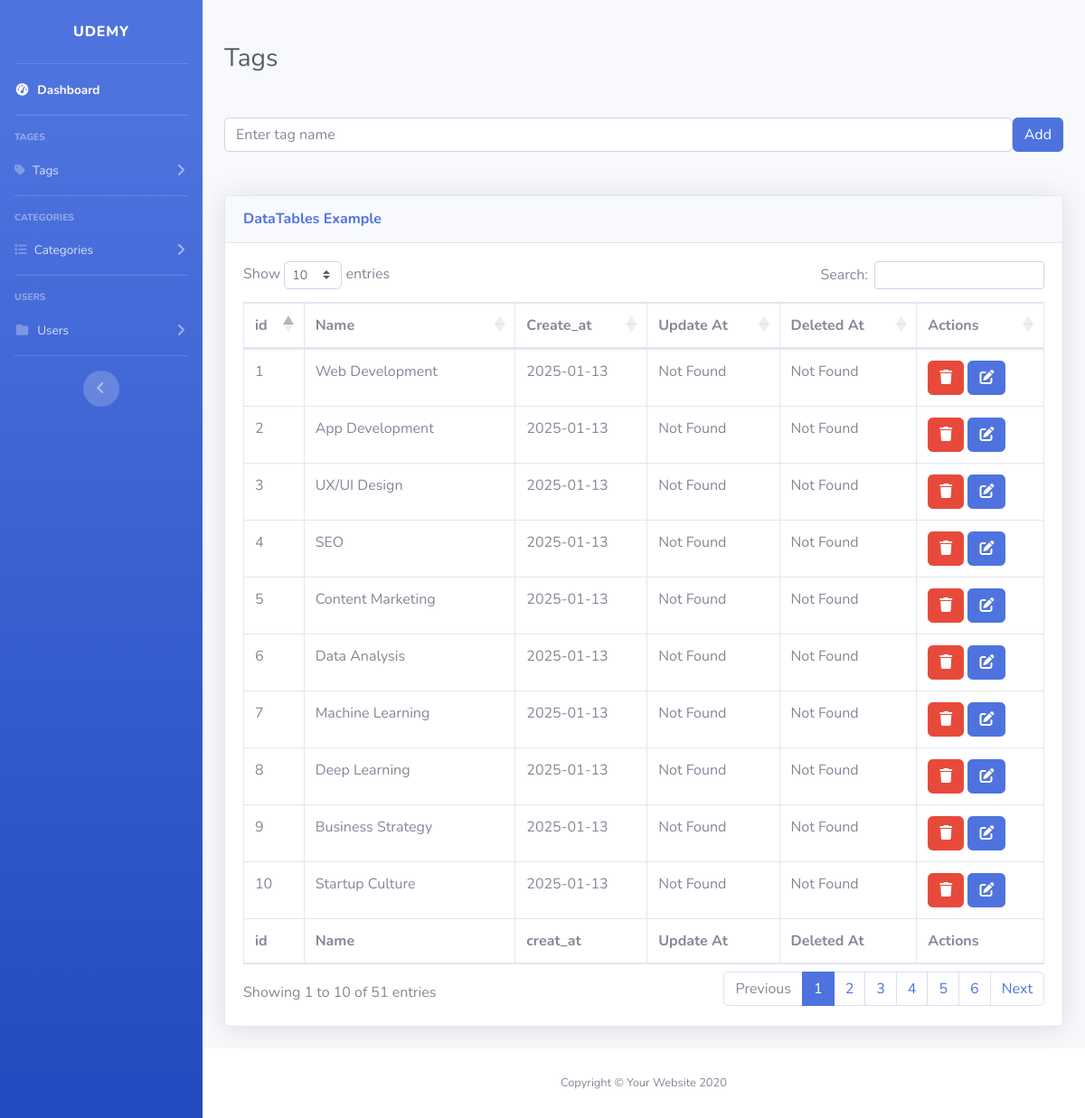
Page /src/view/admin/tagsTable.php on the committed database.
### tables this page shows
CREATE TABLE Tags
(
    id INT AUTO_INCREMENT ,
    title VARCHAR(500) UNIQUE,
    PRIMARY KEY (id),
    created_at DATE NOT NULL ,
    updated_at DATE NULL,
    deleted_at DATE NULL
);

### src/config/Connexion.php (called while the page is built, shortened)
<?php
class Connexion {
    private static $con;
    public static function connection() {
        if(self::$con != null){
        return self::$con;
    }
    else{
         $dotenv = Dotenv::createImmutable(__DIR__.'/../../');
        try {
            self::$con = new PDO(
                "mysql:host=".$_ENV["LOCALHOST"].";dbname=".$_ENV["DATABASE"].";port=".$_ENV["PORT"],
                $_ENV["USER"],
                $_ENV["USER_Password"]
            );
            return self::$con;
        } catch (PDOException $e) {
            echo "Error db: " . $e->getMessage();
            error_log("Connection failed: " . $e->getMessage());
        }
    }
    }
}
?>

### src/Controller/TagController.php (called while the page is built, shortened)
<?php
class TagController
{
  private $Tagmodel ;
  public function __construct()
  {
    $this->Tagmodel = new Tagmodel();
  }
    public function getTags(){
      $getAlltags = $this->Tagmodel->getAll();
      return  $getAlltags ;
    }
}
?>

### src/model/BaseModel.php (called while the page is built, shortened)
<?php
abstract class BaseModel{
public function __construct($table_name){
 $this->table_name = $table_name;
 $this->con = Connexion::connection();
}
}
?>

### src/model/Tagmodel.php (called while the page is built, shortened)
<?php
class Tagmodel extends BaseModel{
public function getAll(){
    $query = "SELECT Tags.id , Tags.title , Tags.created_at , Tags.updated_at  from $this->table_name where Tags.deleted_at IS NULL ORDER BY Tags.id DESC ";
    $stmt = $this->con->prepare($query);
    $stmt->execute();
    $result = $stmt->fetchAll(PDO::FETCH_ASSOC);
if(!$result){
return null ;
}
else{
    return $result ;
}
}
}
?>

### src/view/admin/tagsTable.php (the view, shortened to what this page needs)
<?php
$TagCon = new TagController();
$resultTags = $TagCon->getTags();
?>
<!DOCTYPE html>
<html lang="en">
<head>
    <link href="../../../../vendor/fontawesome-free/css/all.min.css" rel="stylesheet" type="text/css">
    <link href="../../../../public/css/sb-admin-2.min.css" rel="stylesheet">
    <link href="../../../../vendor/datatables/dataTables.bootstrap4.min.css" rel="stylesheet">
</head>
<body id="page-top">
    <div id="wrapper">
        <ul class="navbar-nav bg-gradient-primary sidebar sidebar-dark accordion" id="accordionSidebar">
            <a class="sidebar-brand d-flex align-items-center justify-content-center" href="../../../index.php">
                <div class="sidebar-brand-text mx-3">Udemy
                     </div>
            </a>
            <hr class="sidebar-divider my-0">
            <li class="nav-item active">
                <a class="nav-link" href="./dashboard.php">
                    <i class="fas fa-fw fa-tachometer-alt"></i>
                    <span>Dashboard</span></a>
            </li>
            <hr class="sidebar-divider">
            <div class="sidebar-heading">
                Tages
            </div>
            <li class="nav-item">
                <a class="nav-link collapsed" href="#" data-toggle="collapse" data-target="#collapseTwo"
                    aria-expanded="true" aria-controls="collapseTwo">
                    <i class="fa-solid fa-tag"></i>
                    <span>Tags</span>
                </a>
            </li>
            <hr class="sidebar-divider">
            <div class="sidebar-heading">
                Categories
            </div>
            <li class="nav-item">
                <a class="nav-link collapsed" href="#" data-toggle="collapse" data-target="#collapseUtilities"
                    aria-expanded="true" aria-controls="collapseUtilities">
                    <i class="fa-solid fa-list"></i>
                    <span>Categories</span>
                </a>
            </li>
            <hr class="sidebar-divider">
            <div class="sidebar-heading">
               Users
            </div>
            <li class="nav-item">
                <a class="nav-link collapsed" href="#" data-toggle="collapse" data-target="#collapsePages"
                    aria-expanded="true" aria-controls="collapsePages">
                    <i class="fas fa-fw fa-folder"></i>
                    <span>Users</span>
                </a>
            </li>
            <hr class="sidebar-divider d-none d-md-block">
            <div class="text-center d-none d-md-inline">
                <button class="rounded-circle border-0" id="sidebarToggle"></button>
            </div>
        </ul>
        <div id="content-wrapper" class="d-flex flex-column">
            <div id="content">
                <div class="container-fluid">
                    <h1 class="h3 mb-2 text-gray-800 mt-5">Tags</h1>
                            <form id="tableauTagssubmit" action="" method="post">
                                 <div class="d-flex align-items-center my-5">
                                <input type="text" name = "TagName" class="form-control me-2" placeholder="Enter tag name" id="tagInput">
                                <button type="submit" name="addTag" class="btn btn-primary" id="addTag">Add</button>
                                </div>
                    <div class="card shadow mb-4">
                        <div class="card-header py-3">
                            <h6 class="m-0 font-weight-bold text-primary">DataTables Example</h6>
                        </div>
                        <div class="card-body">
                            <div class="table-responsive">
                                <table class="table table-bordered" id="dataTable" width="100%" cellspacing="0">
                                    <thead>
                                        <tr>
                                            <th>id</th>
                                            <th>Name</th>
                                            <th>Create_at</th>
                                            <th>Update At</th>
                                            <th>Deleted At</th>
                                            <th>Actions</th>
                                        </tr>
                                    </thead>
                                    <tfoot>
                                        <tr>
                                            <th>id</th>
                                            <th>Name</th>
                                            <th>creat_at</th>
                                            <th>Update At</th>
                                            <th>Deleted At</th>
                                            <th>Actions</th>
                                        </tr>
                                    </tfoot>
                                    <tbody>
                                        <?php
                                        foreach ($resultTags as $key => $value ) :
                                        ?>
                                        <tr>
                                            <td><?=$value['id'] ?></td>
                                            <td id=<?='tagename' . $value['id'] ?>><?=$value['title'] ?></td>
                                            <td><?=$value['created_at'] ?? 'Not Found' ?></td>
                                            <td><?=$value['updated_at'] ?? 'Not Found' ?></td>
                                            <td><?=$value['deleted_at'] ?? 'Not Found' ?></td>
                                            <td>
                                             <button href="#" class="btn btn-danger" name="deletTag" onclick="deletTagFunc(event , <?=$value['id'] ?>)"> <input type="text"  hidden > <i class="fas fa-trash"></i></button>
                                             <button type="button" class="btn btn-primary " onclick="edittag(<?=$value['id'] ?>)"><i class="fa-solid fa-pen-to-square"></i></button>
                                            </td>
                                        </tr>
                                        <?php endforeach ;?>
                                    </tbody>
                                </table>
                            </div>
                        </div>
                    </div>
             </form>
                </div>
            </div>
            <footer class="sticky-footer bg-white">
                <div class="container my-auto">
                    <div class="copyright text-center my-auto">
                        <span>Copyright &copy; Your Website 2020</span>
                    </div>
                </div>
            </footer>
        </div>
    </div>
</body>
</html>

### rows in the picture
tags: id "10", title "Startup Culture", created_at "2025-01-13", updated_at "Not Found", deleted_at "Not Found"
tags: id "9", title "Business Strategy", created_at "2025-01-13", updated_at "Not Found", deleted_at "Not Found"
tags: id "8", title "Deep Learning", created_at "2025-01-13", updated_at "Not Found", deleted_at "Not Found"
tags: id "7", title "Machine Learning", created_at "2025-01-13", updated_at "Not Found", deleted_at "Not Found"
tags: id "6", title "Data Analysis", created_at "2025-01-13", updated_at "Not Found", deleted_at "Not Found"
tags: id "5", title "Content Marketing", created_at "2025-01-13", updated_at "Not Found", deleted_at "Not Found"
tags: id "4", title "SEO", created_at "2025-01-13", updated_at "Not Found", deleted_at "Not Found"
tags: id "3", title "UX/UI Design", created_at "2025-01-13", updated_at "Not Found", deleted_at "Not Found"
tags: id "2", title "App Development", created_at "2025-01-13", updated_at "Not Found", deleted_at "Not Found"
tags: id "1", title "Web Development", created_at "2025-01-13", updated_at "Not Found", deleted_at "Not Found"
